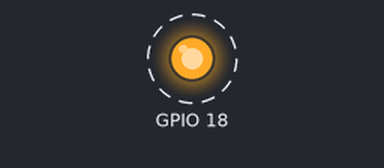
Simulated run of this program. Board: Raspberry Pi (BCM pin numbers). Shown: output pins drawn as LEDs (lit = HIGH). Dashed ring = blinking. What the program prints to the terminal is not drawn.

Above: at 0.5 s.
Timing chart, 0 to 4.6 s (numbered marks = the images above):
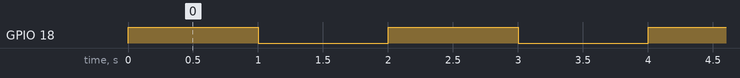

Measured:
- by itself, GPIO 18: alternates HIGH for 1.0 s and LOW for 1.0 s

The program:

Pythonfile.py
```python
import RPi.GPIO #sanusb.org/rs/sanusb.php
import time

RPi.GPIO.setwarnings(False)
RPi.GPIO.setmode(RPi.GPIO.BCM)
RPi.GPIO.setup(18, RPi.GPIO.OUT)

# pisca GPIO18 - Pino phys 12 - wPi 1
print "Blink Python"

while(True):

        # Liga pino

        RPi.GPIO.output(18,RPi.GPIO.HIGH)

        # Espera 1 segundo

        time.sleep(1)

        # Desliga pino

        RPi.GPIO.output(18,RPi.GPIO.LOW)

        # Espera outro segundo

        time.sleep(1)
```
